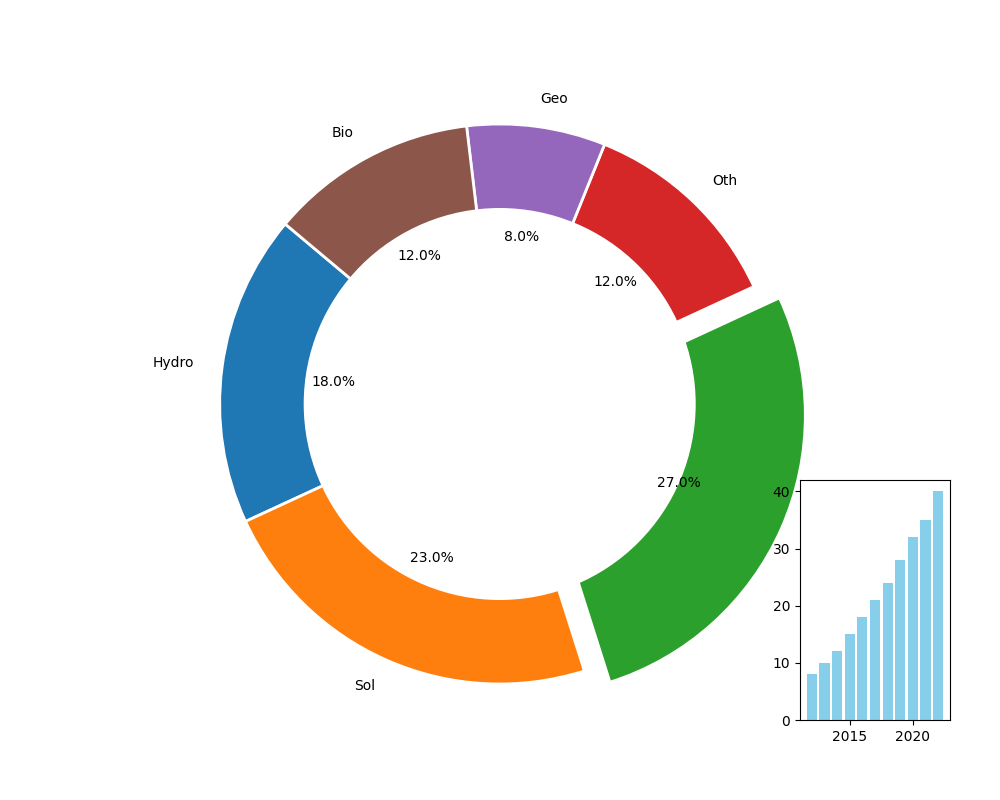

This figure's Python source:
import matplotlib.pyplot as plt
import numpy as np

energy_sources = ['Hydro', 'Sol', 'Wnd', 'Oth', 'Geo', 'Bio']
percentages = [18, 23, 27, 12, 8, 12]
colors = ['#1f77b4', '#ff7f0e', '#2ca02c', '#d62728', '#9467bd', '#8c564b']
explode = (0, 0, 0.1, 0, 0, 0)

fig, ax = plt.subplots(figsize=(10, 8))

# Donut pie chart
wedges, texts, autotexts = ax.pie(
    percentages,
    labels=energy_sources,
    autopct='%1.1f%%',
    startangle=140,
    colors=colors,
    explode=explode,
    wedgeprops={'edgecolor': 'white', 'linewidth': 2}
)

# Creating the donut shape by drawing a white circle in the middle
centre_circle = plt.Circle((0,0), 0.70, fc='white')
fig.gca().add_artist(centre_circle)

for autotext in autotexts:
    autotext.set_color('black')

ax.axis('equal')

years = np.arange(2012, 2023)
growth = [8, 10, 12, 15, 18, 21, 24, 28, 32, 35, 40]
ax_inset = fig.add_axes([0.8, 0.1, 0.15, 0.3])
ax_inset.bar(years, growth, color='skyblue')

plt.show()
